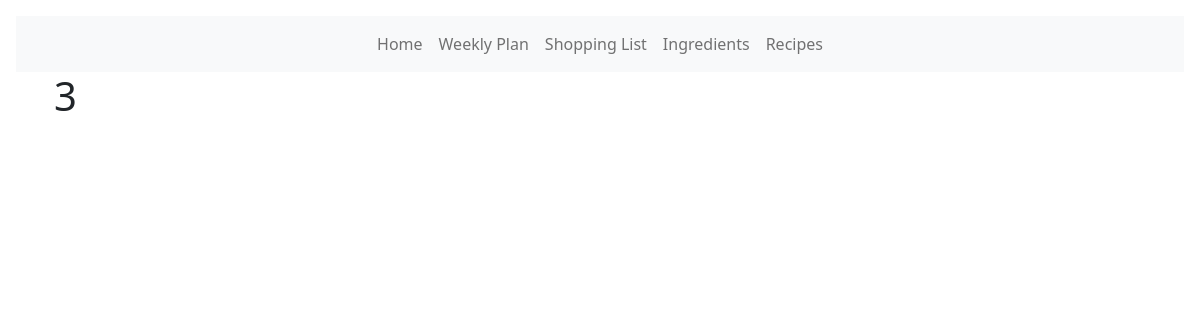
/recipe/5, run on an earlier commit of the app's database.
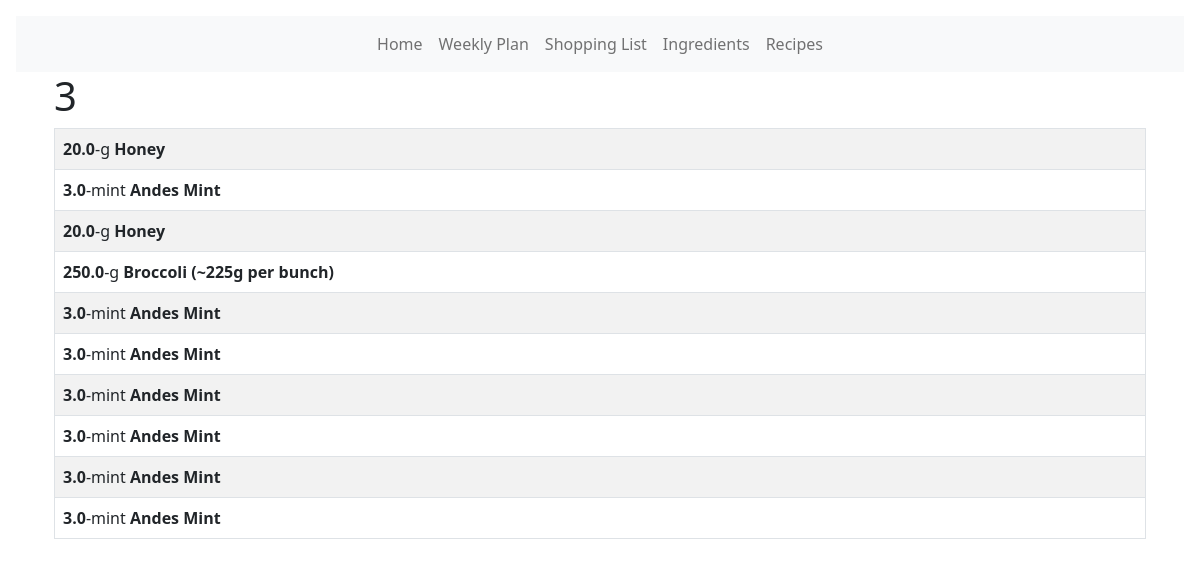
And on a later commit of the database.
### models.py (models this page shows, shortened)
class RecipeIngredient(db.Model):
    id = db.Column(db.Integer, primary_key=True)
    rid = db.Column(db.Integer, db.ForeignKey("recipe.id"))
    iid = db.Column(db.Integer, db.ForeignKey("ingredient.id"))
    qty = db.Column(db.Float)
    unit_suffix = db.Column(db.String(50))
    cost = db.Column(db.Float)

class Unit(db.Model):
    id = db.Column(db.Integer, primary_key=True)
    label = db.Column(db.String(30))
    ingredients = db.relationship("Ingredient", backref="unit")

class Ingredient(db.Model):
    __tablename__ = "ingredient"
    id = db.Column(db.Integer, primary_key=True)
    name = db.Column(db.String(120), nullable=False)
    unit_id = db.Column(db.Integer, db.ForeignKey("unit.id"))
    icalories = db.Column(db.Float)
    protein = db.Column(db.Float)
    carbs = db.Column(db.Float)
    fat = db.Column(db.Float)
    fiber = db.Column(db.Float)
    sugar = db.Column(db.Float)
    item_unit_size = db.Column(db.Float)  # How many units of item at store
    item_price = db.Column(db.Float)  # Price for full item at store
    u_price = db.Column(db.Float)
    aisle_id = db.Column(db.Integer, db.ForeignKey("aisle.id"))
    ingredients = db.relationship("RecipeIngredient", backref="ingredient")

### main.py (the view)
@app.route("/recipe/<int:id>")
def recipe(id):
    r = Recipe.query.get_or_404(id)
    title = r.name
    x = 1
    iquery = RecipeIngredient.query.filter_by(rid=id).all()
    return render_template("recipe.html", r=r, title=title, x=x, iquery=iquery)

### templates/recipe.html (shortened to what this page needs)
<!DOCTYPE html>
<html lang="en">
  <head>
    <link
      href="{{ url_for('static', filename='css/select2.css') }}"
      rel="stylesheet"
    />
    {% extends 'base.html' %} {% block content %}
  </head>
  <body>
    <div class="container">
      <h1>{{title}}</h1>
      <table class="table table-hover table-bordered table-striped">
        {% for i in iquery %}
        <tr>
          <td>
            <b>{{i.qty}}</b>-{{i.ingredient.unit.label}}
            <b>{{i.ingredient.name}}</b>
          </td>
        </tr>
        {% endfor %}
      </table>
    </div>
  </body>
  {% endblock %}

### templates/base.html (shortened to what this page needs)
<!DOCTYPE html>
<html lang="en">
  <head>
    <link
      href="https://cdn.jsdelivr.net/npm/bootstrap@5.0.2/dist/css/bootstrap.min.css"
      rel="stylesheet"
    />
    <link
      href="{{ url_for('static', filename='css/style.css') }}"
      rel="stylesheet"
    />
  </head>
  <body>
    {% include 'navbar.html' %}
    <div class="container">{% block content %} {% endblock %}</div>
  </body>
</html>

### templates/navbar.html (shortened to what this page needs)
<!DOCTYPE html>
<html lang="en">
  <head>
    <link
      href="https://cdn.jsdelivr.net/npm/bootstrap@5.2.0/dist/css/bootstrap.min.css"
      rel="stylesheet"
    />
    <link
      href="https://getbootstrap.com/docs/5.2/assets/css/docs.css"
      rel="stylesheet"
    />
  </head>
  <body class="p-3 m-0 border-0 bd-example">
    <nav class="navbar navbar-expand-lg bg-light">
      <div class="container-fluid">
        <div class="collapse navbar-collapse" id="navbarTogglerDemo01">
          <ul class="navbar-nav mx-auto mb-2 mb-lg-0">
            <li class="nav-item">
              <a class="nav-link" href="{{ url_for('index') }}">Home</a>
            </li>
            <li class="nav-item">
              <a class="nav-link" href="{{ url_for('weekly_plan') }}">Weekly Plan</a>
            </li>
            <li class="nav-item">
              <a class="nav-link" href="{{ url_for('list') }}">Shopping List</a>
            <li class="nav-item">
              <a class="nav-link" href="{{ url_for('ingredient_page') }}">Ingredients</a>
            </li>
            <li class="nav-item">
              <a class="nav-link" href="{{ url_for('recipe_list') }}">Recipes</a>
            </li>
            </li>
          </ul>
        </div>
      </div>
    </nav>
  </body>
</html>

What changed in the data, as far as the page shows it:
added RecipeIngredient: qty "20.0", ingredient.unit.label "g", ingredient.name "Honey"
added RecipeIngredient: qty "3.0", ingredient.unit.label "mint", ingredient.name "Andes Mint"
added RecipeIngredient: qty "20.0", ingredient.unit.label "g", ingredient.name "Honey"
added RecipeIngredient: qty "250.0", ingredient.unit.label "g", ingredient.name "Broccoli (~225g per bunch)"
added RecipeIngredient: qty "3.0", ingredient.unit.label "mint", ingredient.name "Andes Mint"
added RecipeIngredient: qty "3.0", ingredient.unit.label "mint", ingredient.name "Andes Mint"
added RecipeIngredient: qty "3.0", ingredient.unit.label "mint", ingredient.name "Andes Mint"
added RecipeIngredient: qty "3.0", ingredient.unit.label "mint", ingredient.name "Andes Mint"
added RecipeIngredient: qty "3.0", ingredient.unit.label "mint", ingredient.name "Andes Mint"
added RecipeIngredient: qty "3.0", ingredient.unit.label "mint", ingredient.name "Andes Mint"
